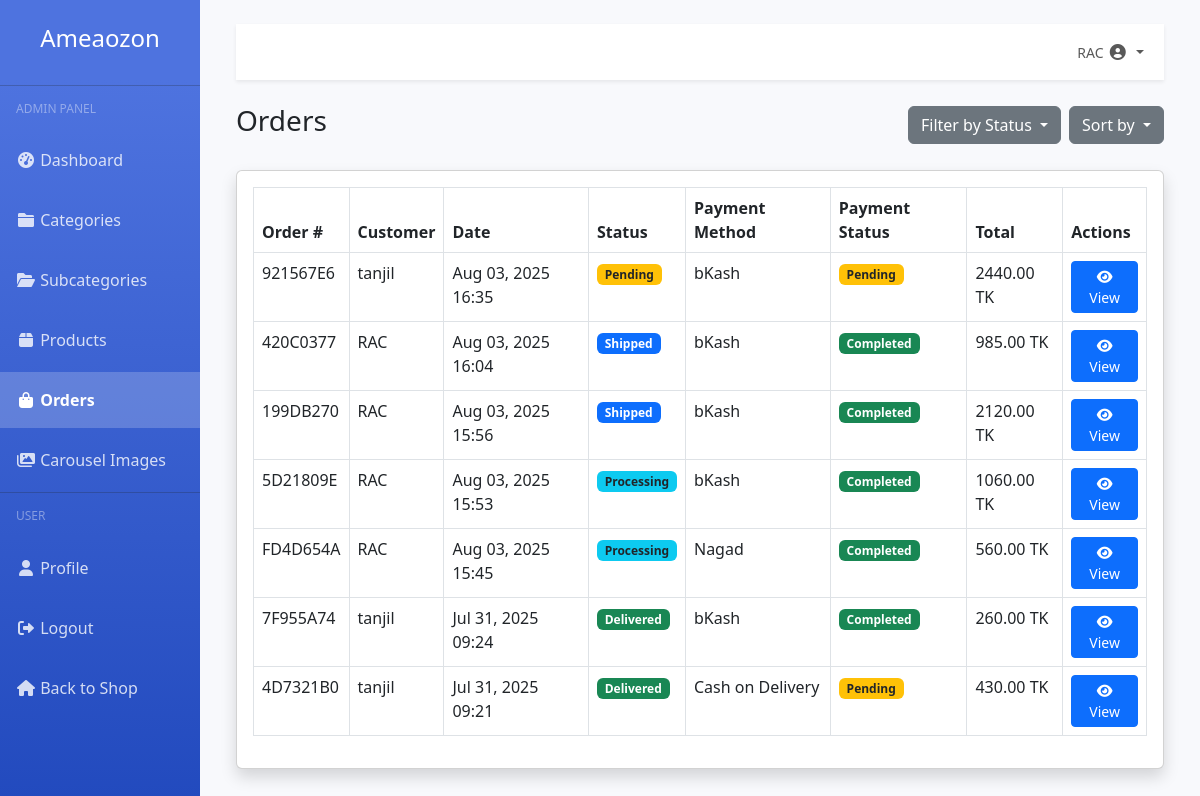
The app's page /dashboard/orders/ (signed in) with its own data.
### accounts/models.py (models this page shows, shortened)
class User(AbstractUser):
    CUSTOMER = 'customer'
    ADMIN = 'admin'
    USER_TYPE_CHOICES = [
        (CUSTOMER, 'Customer'),
        (ADMIN, 'Admin'),
    ]
    user_type = models.CharField(max_length=10, choices=USER_TYPE_CHOICES, default=CUSTOMER)
    profile_picture = models.ImageField(upload_to='users/', blank=True, null=True)
    phone_number = models.CharField(max_length=15, blank=True, null=True)
    address = models.TextField(blank=True, null=True)

### orders/models.py (models this page shows, shortened)
class Order(models.Model):
    STATUS_CHOICES = [
        ('pending', 'Pending'),
        ('processing', 'Processing'),
        ('shipped', 'Shipped'),
        ('delivered', 'Delivered'),
        ('cancelled', 'Cancelled'),
    ]
    PAYMENT_CHOICES = [
        ('cash_on_delivery', 'Cash on Delivery'),
        ('bkash', 'bKash'),
        ('nagad', 'Nagad'),
        ('rocket', 'Rocket'),
        ('card', 'Credit/Debit Card'),
    ]
    user = models.ForeignKey(settings.AUTH_USER_MODEL, on_delete=models.CASCADE, related_name='orders')
    tracking_number = models.CharField(max_length=50, unique=True, blank=True)
    first_name = models.CharField(max_length=100)
    last_name = models.CharField(max_length=100)
    email = models.EmailField()
    phone = models.CharField(max_length=15)
    address = models.TextField()
    city = models.CharField(max_length=100)
    postal_code = models.CharField(max_length=20)
    status = models.CharField(max_length=20, choices=STATUS_CHOICES, default='pending')
    payment_method = models.CharField(max_length=20, choices=PAYMENT_CHOICES)
    payment_completed = models.BooleanField(default=False)
    total_price = models.DecimalField(max_digits=10, decimal_places=2)
    created_at = models.DateTimeField(auto_now_add=True)
    updated_at = models.DateTimeField(auto_now=True)

### dashboard/views.py (the view)
# urls.py: path('orders/', views.order_list, name='order_list'),
@login_required
@admin_required
def order_list(request):
    orders = Order.objects.all().order_by('-created_at')
    context = {
        'orders': orders
    }
    return render(request, 'dashboard/order_list.html', context)

### orders/models.py (called while the page is built)
    def get_total_items(self):
        return sum(item.quantity for item in self.items.all())

### store/context_processors.py (called while the page is built)
def categories(request):
    return {
        'categories': Category.objects.filter(is_active=True)
    }

def cart_count(request):
    count = 0
    if request.user.is_authenticated:
        try:
            cart = Cart.objects.get(user=request.user)
            count = cart.get_total_items()
        except Cart.DoesNotExist:
            count = 0
    return {'cart_count': count}

### templates/dashboard/order_list.html (shortened to what this page needs)
{% extends 'dashboard/base_dashboard.html' %}
{% block dashboard_content %}
<div class="d-flex justify-content-between align-items-center mb-4">
    <h1 class="h3">Orders</h1>
    <div class="d-flex">
        <div class="dropdown me-2">
            <button class="btn btn-secondary dropdown-toggle" type="button" id="filterDropdown" data-bs-toggle="dropdown">
                Filter by Status
            </button>
        </div>
        <div class="dropdown">
            <button class="btn btn-secondary dropdown-toggle" type="button" id="sortDropdown" data-bs-toggle="dropdown">
                Sort by
            </button>
        </div>
    </div>
</div>
<div class="card shadow mb-4">
    <div class="card-body">
        <div class="table-responsive">
            <table class="table table-bordered" width="100%" cellspacing="0">
                <thead>
                    <tr>
                        <th>Order #</th>
                        <th>Customer</th>
                        <th>Date</th>
                        <th>Status</th>
                        <th>Payment Method</th>
                        <th>Payment Status</th>
                        <th>Total</th>
                        <th>Actions</th>
                    </tr>
                </thead>
                <tbody>
                    {% for order in orders %}
                    <tr>
                        <td>{{ order.tracking_number }}</td>
                        <td>{{ order.user.username }}</td>
                        <td>{{ order.created_at|date:"M d, Y H:i" }}</td>
                        <td>
                            {% if order.status == 'pending' %}
                            <span class="badge bg-warning text-dark">Pending</span>
                            {% elif order.status == 'processing' %}
                            <span class="badge bg-info text-dark">Processing</span>
                            {% elif order.status == 'shipped' %}
                            <span class="badge bg-primary">Shipped</span>
                            {% elif order.status == 'delivered' %}
                            <span class="badge bg-success">Delivered</span>
                            {% elif order.status == 'cancelled' %}
                            <span class="badge bg-danger">Cancelled</span>
                            {% endif %}
                        </td>
                        <td>{{ order.get_payment_method_display }}</td>
                        <td>
                            {% if order.payment_completed %}
                            <span class="badge bg-success">Completed</span>
                            {% else %}
                            <span class="badge bg-warning text-dark">Pending</span>
                            {% endif %}
                        </td>
                        <td>{{ order.total_price }} TK</td>
                        <td>
                            <a href="{% url 'dashboard:order_detail' order.tracking_number %}" class="btn btn-sm btn-primary">
                                <i class="fas fa-eye"></i> View
                            </a>
                        </td>
                    </tr>
                    {% empty %}
                    <tr>
                        <td colspan="8" class="text-center">No orders found</td>
                    </tr>
                    {% endfor %}
                </tbody>
            </table>
        </div>
    </div>
</div>
{% endblock %}

### templates/dashboard/base_dashboard.html (shortened to what this page needs)
<!DOCTYPE html>
<html lang="en">
<head>
    <link href="https://cdn.jsdelivr.net/npm/bootstrap@5.3.0-alpha1/dist/css/bootstrap.min.css" rel="stylesheet">
    <link rel="stylesheet" href="https://cdnjs.cloudflare.com/ajax/libs/font-awesome/6.0.0/css/all.min.css">
</head>
<body>
    <div class="container-fluid">
        <div class="row">
            <div class="col-md-2 sidebar px-0 position-fixed">
                <div class="text-center py-4">
                    <a href="{% url 'store:home' %}" class="text-decoration-none">
                        <h4 class="text-white">Ameaozon</h4>
                    </a>
                </div>
                <hr class="sidebar-divider my-0 bg-light opacity-25">
                <h6 class="sidebar-heading">Admin Panel</h6>
                <ul class="nav flex-column">
                    <li class="nav-item">
                        <a class="nav-link {% if request.path == '/dashboard/' %}active{% endif %}" href="{% url 'dashboard:admin_dashboard' %}">
                            <i class="fas fa-fw fa-tachometer-alt"></i> Dashboard
                        </a>
                    </li>
                    <li class="nav-item">
                        <a class="nav-link {% if '/dashboard/categories' in request.path %}active{% endif %}" href="{% url 'dashboard:category_list' %}">
                            <i class="fas fa-fw fa-folder"></i> Categories
                        </a>
                    </li>
                    <li class="nav-item">
                        <a class="nav-link {% if '/dashboard/subcategories' in request.path %}active{% endif %}" href="{% url 'dashboard:subcategory_list' %}">
                            <i class="fas fa-fw fa-folder-open"></i> Subcategories
                        </a>
                    </li>
                    <li class="nav-item">
                        <a class="nav-link {% if '/dashboard/products' in request.path %}active{% endif %}" href="{% url 'dashboard:product_list' %}">
                            <i class="fas fa-fw fa-box"></i> Products
                        </a>
                    </li>
                    <li class="nav-item">
                        <a class="nav-link {% if '/dashboard/orders' in request.path %}active{% endif %}" href="{% url 'dashboard:order_list' %}">
                            <i class="fas fa-fw fa-shopping-bag"></i> Orders
                        </a>
                    </li>
                    <li class="nav-item">
                        <a class="nav-link {% if '/dashboard/carousel' in request.path %}active{% endif %}" href="{% url 'dashboard:carousel_list' %}">
                            <i class="fas fa-fw fa-images"></i> Carousel Images
                        </a>
                    </li>
                </ul>
                <hr class="sidebar-divider my-0 bg-light opacity-25">
                <h6 class="sidebar-heading">User</h6>
                <ul class="nav flex-column">
                    <li class="nav-item">
                        <a class="nav-link" href="{% url 'accounts:profile' %}">
                            <i class="fas fa-fw fa-user"></i> Profile
                        </a>
                    </li>
                    <li class="nav-item">
                        <a class="nav-link" href="{% url 'accounts:logout' %}">
                            <i class="fas fa-fw fa-sign-out-alt"></i> Logout
                        </a>
                    </li>
                    <li class="nav-item">
                        <a class="nav-link" href="{% url 'store:home' %}">
                            <i class="fas fa-fw fa-home"></i> Back to Shop
                        </a>
                    </li>
                </ul>
            </div>
            <div class="col-md-10 ms-auto px-4">
                <div class="container-fluid py-4">
                    <nav class="navbar navbar-expand navbar-light bg-white mb-4 shadow-sm">
                        <div class="container-fluid">
                            <ul class="navbar-nav ms-auto">
                                <li class="nav-item dropdown">
                                    <a class="nav-link dropdown-toggle" href="#" id="userDropdown" role="button" data-bs-toggle="dropdown">
                                        <span class="mr-2 d-none d-lg-inline text-gray-600 small">{{ request.user.username }}</span>
                                        {% if request.user.profile_picture %}
                                            <img class="img-profile rounded-circle" src="{{ request.user.profile_picture.url }}" width="32" height="32">
                                        {% else %}
                                            <i class="fas fa-user-circle fa-fw"></i>
                                        {% endif %}
                                    </a>
                                </li>
                            </ul>
                        </div>
                    </nav>
                    {% block dashboard_content %}{% endblock %}
                </div>
            </div>
        </div>
    </div>
</body>
</html>

### templates/dashboard/base_dashboard.html (style rules this page uses)
body { background-color: #f8f9fc; }
.sidebar { min-height: 100vh; background-color: #4e73df; background-image: linear-gradient(180deg, #4e73df 10%, #224abe 100%); background-size: cover; }
.sidebar .nav-link { color: rgba(255, 255, 255, 0.8); padding: 1rem; margin-bottom: 0.25rem; }
.sidebar .nav-link.active { color: #fff; font-weight: bold; background-color: rgba(255, 255, 255, 0.2); }
.sidebar .sidebar-heading { color: rgba(255, 255, 255, 0.4); font-size: 0.75rem; text-transform: uppercase; padding: 1rem; margin-bottom: 0; }

### records on screen
User: user.username "RAC"
Order: tracking_number "921567E6", user.username "tanjil", created_at "Aug 03, 2025 16:35", status "Pending", payment_method "bKash", payment_completed "Pending", total_price "2440.00"
Order: tracking_number "420C0377", user.username "RAC", created_at "Aug 03, 2025 16:04", status "Shipped", payment_method "bKash", payment_completed "Completed", total_price "985.00"
Order: tracking_number "199DB270", user.username "RAC", created_at "Aug 03, 2025 15:56", status "Shipped", payment_method "bKash", payment_completed "Completed", total_price "2120.00"
Order: tracking_number "5D21809E", user.username "RAC", created_at "Aug 03, 2025 15:53", status "Processing", payment_method "bKash", payment_completed "Completed", total_price "1060.00"
Order: tracking_number "FD4D654A", user.username "RAC", created_at "Aug 03, 2025 15:45", status "Processing", payment_method "Nagad", payment_completed "Completed", total_price "560.00"
Order: tracking_number "7F955A74", user.username "tanjil", created_at "Jul 31, 2025 09:24", status "Delivered", payment_method "bKash", payment_completed "Completed", total_price "260.00"
Order: tracking_number "4D7321B0", user.username "tanjil", created_at "Jul 31, 2025 09:21", status "Delivered", payment_method "Cash on Delivery", payment_completed "Pending", total_price "430.00"
